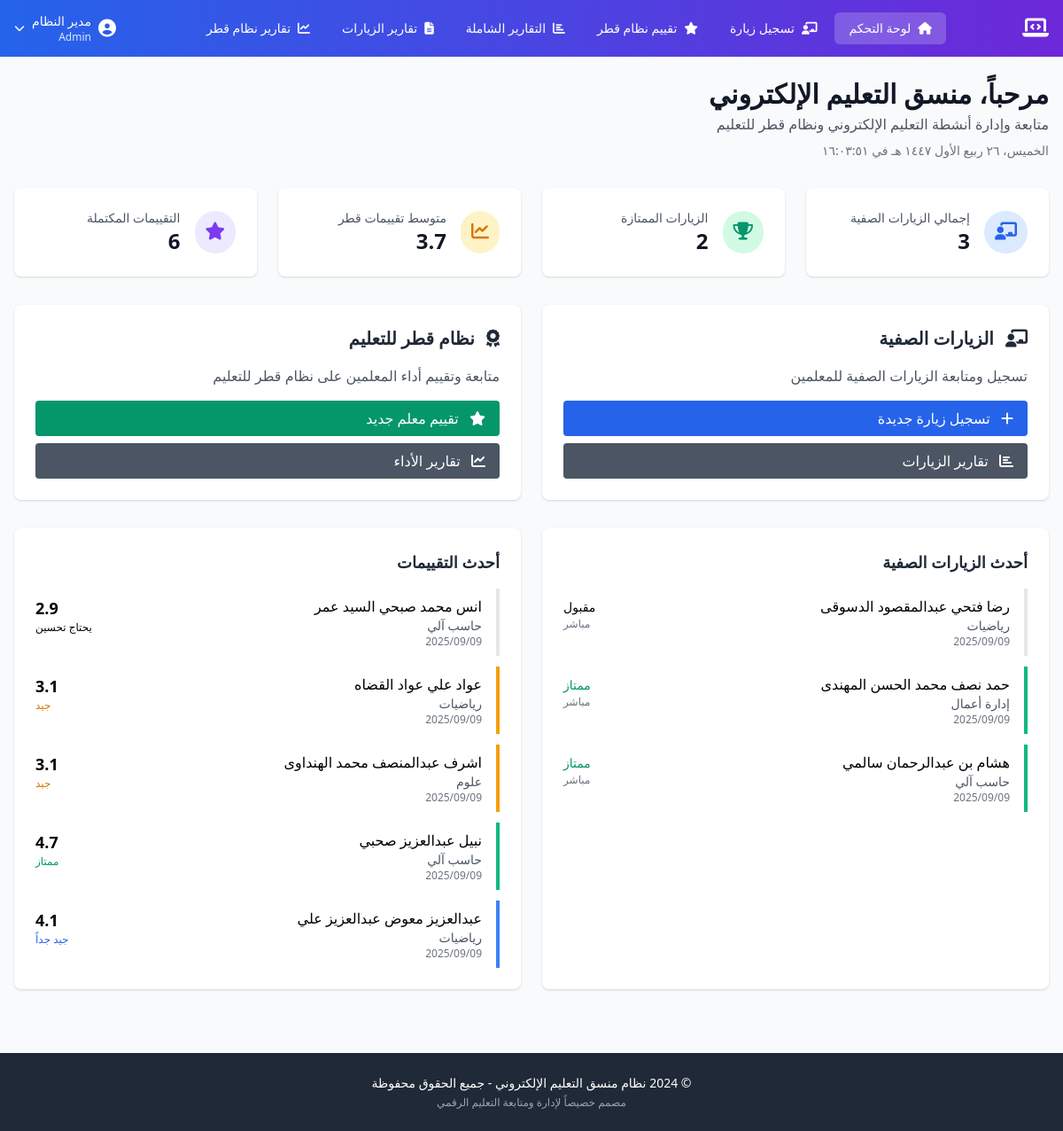
The page /elearning_coordinator_dashboard.php (signed in) on the database as committed earlier.
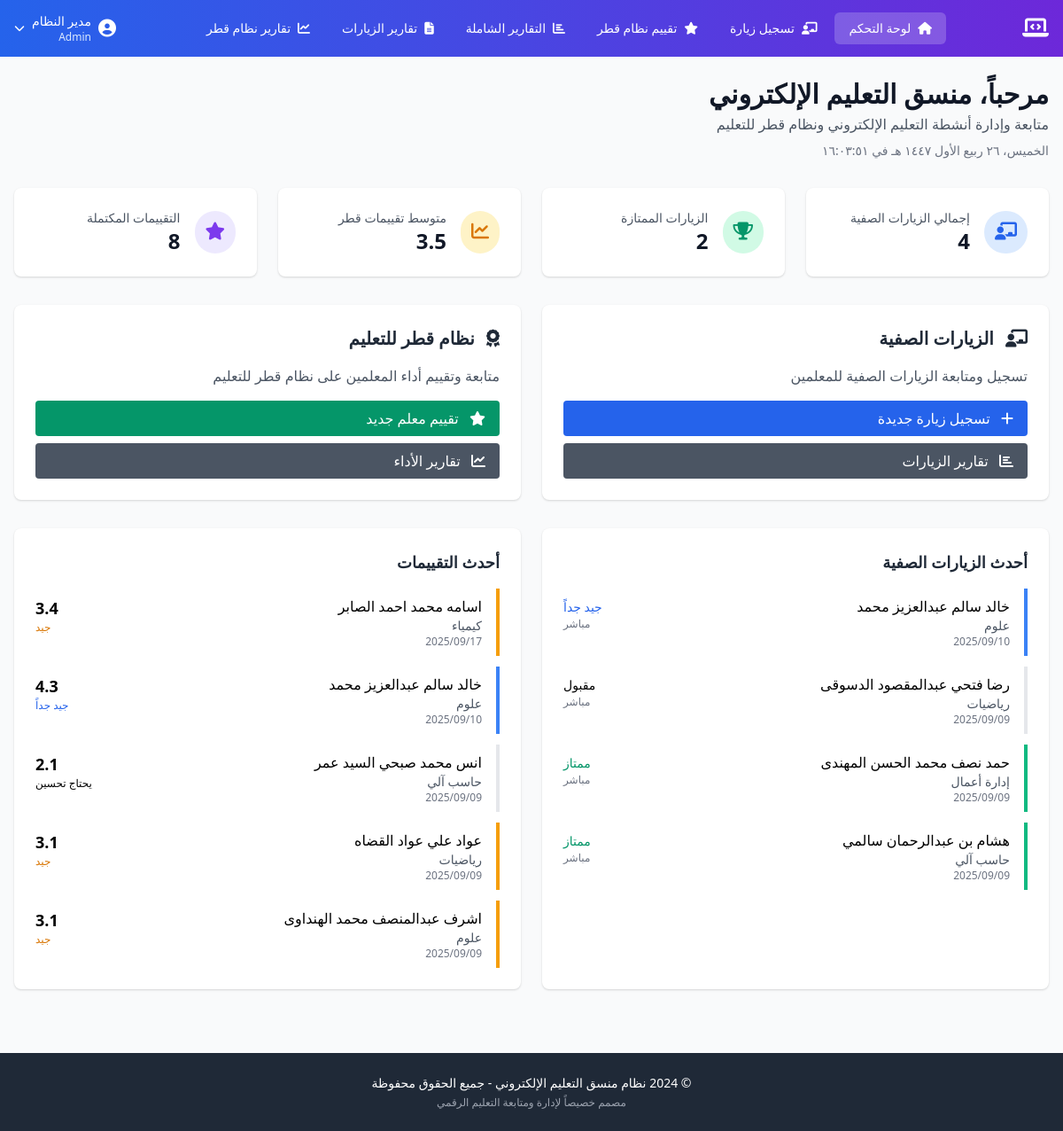
The same page on the database as committed later.
### tables this page shows
CREATE TABLE `elearning_attendance` (
  `id` int NOT NULL,
  `academic_year_id` int NOT NULL,
  `school_id` int NOT NULL,
  `subject_id` int NOT NULL,
  `teacher_id` int NOT NULL,
  `grade_id` int NOT NULL,
  `section_id` int NOT NULL,
  `lesson_date` date NOT NULL,
  `lesson_number` int NOT NULL,
  `num_students` int NOT NULL DEFAULT '0',
  `attendance_students` int NOT NULL DEFAULT '0',
  `attendance_type` enum('direct','remote') DEFAULT 'direct',
  `elearning_tools` json DEFAULT NULL,
  `lesson_topic` varchar(255) NOT NULL,
  `attendance_rating` enum('excellent','very_good','good','acceptable','poor') DEFAULT 'poor',
  `coordinator_id` int NOT NULL,
  `notes` text,
  `created_at` timestamp NULL DEFAULT CURRENT_TIMESTAMP,
  `updated_at` timestamp NULL DEFAULT CURRENT_TIMESTAMP ON UPDATE CURRENT_TIMESTAMP
);

CREATE TABLE `teachers` (
  `id` int NOT NULL,
  `name` varchar(255) NOT NULL,
  `personal_id` varchar(20) NOT NULL,
  `email` varchar(255) DEFAULT NULL,
  `job_title` varchar(50) NOT NULL DEFAULT '????????',
  `phone` varchar(20) DEFAULT NULL,
  `school_id` int NOT NULL,
  `created_at` timestamp NULL DEFAULT CURRENT_TIMESTAMP,
  `updated_at` timestamp NULL DEFAULT CURRENT_TIMESTAMP ON UPDATE CURRENT_TIMESTAMP,
  `user_id` int DEFAULT NULL
);

CREATE TABLE `subjects` (
  `id` int NOT NULL,
  `name` varchar(255) NOT NULL,
  `school_id` int DEFAULT NULL,
  `is_school_specific` tinyint(1) NOT NULL DEFAULT '0',
  `is_active` tinyint(1) NOT NULL DEFAULT '1',
  `created_by` int DEFAULT NULL,
  `updated_by` int DEFAULT NULL,
  `created_at` timestamp NULL DEFAULT CURRENT_TIMESTAMP,
  `updated_at` timestamp NULL DEFAULT CURRENT_TIMESTAMP ON UPDATE CURRENT_TIMESTAMP
);

CREATE TABLE `qatar_system_performance` (
  `id` int NOT NULL,
  `academic_year_id` int NOT NULL,
  `term` enum('first','second') NOT NULL,
  `teacher_id` int NOT NULL,
  `subject_id` int NOT NULL,
  `evaluation_date` date NOT NULL,
  `evaluator_id` int NOT NULL COMMENT 'منسق التعليم الإلكتروني',
  `criteria_scores` json NOT NULL COMMENT 'درجات المعايير - مصفوفة {criterion_id: score}',
  `total_score` decimal(5,2) NOT NULL,
  `performance_level` enum('excellent','very_good','good','needs_improvement','poor') NOT NULL,
  `strengths` text,
  `improvement_areas` text,
  `recommendations` text,
  `follow_up_date` date DEFAULT NULL,
  `notes` text,
  `created_at` timestamp NULL DEFAULT CURRENT_TIMESTAMP,
  `updated_at` timestamp NULL DEFAULT CURRENT_TIMESTAMP ON UPDATE CURRENT_TIMESTAMP
);

### includes/db_connection.php (called while the page is built, shortened)
<?php
$dsn = "mysql:host=" . DB_HOST . ";dbname=" . DB_NAME . ";charset=" . DB_CHARSET;
$options = [
    PDO::ATTR_ERRMODE            => PDO::ERRMODE_EXCEPTION,
    PDO::ATTR_DEFAULT_FETCH_MODE => PDO::FETCH_ASSOC,
    PDO::ATTR_EMULATE_PREPARES   => false,
];
try {
    $pdo = new PDO($dsn, DB_USER, DB_PASS, $options);
    $pdo->exec("SET NAMES utf8mb4");
    $pdo->exec("SET CHARACTER SET utf8mb4");
    $pdo->exec("SET collation_connection = utf8mb4_unicode_ci");
} catch (PDOException $e) {
    die("فشل الاتصال بقاعدة البيانات: " . $e->getMessage());
}
function query($sql, $params = []) {
    global $pdo;
    $stmt = $pdo->prepare($sql);
    $stmt->execute($params);
    return $stmt->fetchAll();
}
function query_row($sql, $params = []) {
    global $pdo;
    $stmt = $pdo->prepare($sql);
    $stmt->execute($params);
    return $stmt->fetch();
}

### includes/functions.php (called while the page is built, shortened)
<?php
function get_active_academic_year() {
    return query_row("SELECT * FROM academic_years WHERE is_active = 1 LIMIT 1");
}

### elearning_coordinator_dashboard.php (the view, shortened to what the changed rows need)
<?php
require_once 'includes/functions.php';
$current_year = get_active_academic_year();
$current_year_id = $current_year ? $current_year['id'] : 2;
$attendance_stats = [];
if ($current_year_id) {
    $attendance_stats = query_row("
        SELECT
            COUNT(*) as total_sessions,
            COUNT(DISTINCT teacher_id) as active_teachers,
            COUNT(DISTINCT subject_id) as unique_subjects,
            COUNT(CASE WHEN attendance_type = 'direct' THEN 1 END) as direct_sessions,
            COUNT(CASE WHEN attendance_type = 'remote' THEN 1 END) as remote_sessions,
            COUNT(CASE WHEN attendance_rating = 'excellent' THEN 1 END) as excellent_sessions,
            COUNT(CASE WHEN attendance_rating = 'very_good' THEN 1 END) as very_good_sessions,
            COUNT(CASE WHEN attendance_rating = 'good' THEN 1 END) as good_sessions,
            COUNT(CASE WHEN attendance_rating = 'acceptable' THEN 1 END) as acceptable_sessions,
            COUNT(CASE WHEN attendance_rating = 'poor' THEN 1 END) as poor_sessions
        FROM elearning_attendance
        WHERE academic_year_id = ?
    ", [$current_year_id]);
}
$qatar_stats = [];
if ($current_year_id) {
    $qatar_stats = query_row("
        SELECT
            COUNT(*) as total_evaluations,
            COUNT(DISTINCT teacher_id) as evaluated_teachers,
            AVG(total_score) as avg_score,
            COUNT(CASE WHEN performance_level = 'excellent' THEN 1 END) as excellent_count,
            COUNT(CASE WHEN performance_level = 'very_good' THEN 1 END) as very_good_count,
            COUNT(CASE WHEN performance_level = 'good' THEN 1 END) as good_count,
            COUNT(CASE WHEN performance_level = 'needs_improvement' THEN 1 END) as needs_improvement_count,
            COUNT(CASE WHEN performance_level = 'poor' THEN 1 END) as poor_count
        FROM qatar_system_performance
        WHERE academic_year_id = ?
    ", [$current_year_id]);
}
$recent_evaluations = [];
if ($current_year_id) {
    $recent_evaluations = query("
        SELECT
            qsp.*,
            t.name as teacher_name,
            s.name as subject_name,
            DATE(qsp.evaluation_date) as eval_date
        FROM qatar_system_performance qsp
        JOIN teachers t ON qsp.teacher_id = t.id
        JOIN subjects s ON qsp.subject_id = s.id
        WHERE qsp.academic_year_id = ?
        ORDER BY qsp.evaluation_date DESC
        LIMIT 5
    ", [$current_year_id]);
}
$recent_visits = [];
if ($current_year_id) {
    $recent_visits = query("
        SELECT
            ea.*,
            t.name as teacher_name,
            s.name as subject_name,
            DATE(ea.lesson_date) as visit_date
        FROM elearning_attendance ea
        JOIN teachers t ON ea.teacher_id = t.id
        JOIN subjects s ON ea.subject_id = s.id
        WHERE ea.academic_year_id = ?
        ORDER BY ea.lesson_date DESC, ea.id DESC
        LIMIT 5
    ", [$current_year_id]);
}
?>
<?php include 'includes/elearning_header.php'; ?>
<div class="min-h-screen bg-gray-50 py-6">
    <div class="max-w-7xl mx-auto px-4">
        <div class="mb-8">
            <h1 class="text-3xl font-bold text-gray-900">مرحباً، منسق التعليم الإلكتروني</h1>
        </div>
        <div class="grid grid-cols-1 md:grid-cols-2 lg:grid-cols-4 gap-6 mb-8">
            <div class="bg-white rounded-lg shadow p-6">
                <div class="flex items-center">
                    <div class="mr-4">
                        <p class="text-sm font-medium text-gray-600">إجمالي الزيارات الصفية</p>
                        <p class="text-2xl font-bold text-gray-900">
                            <?= number_format($attendance_stats['total_sessions'] ?? 0) ?>
                        </p>
                    </div>
                </div>
            </div>
            <div class="bg-white rounded-lg shadow p-6">
                <div class="flex items-center">
                    <div class="mr-4">
                        <p class="text-sm font-medium text-gray-600">متوسط تقييمات قطر</p>
                        <p class="text-2xl font-bold text-gray-900">
                            <?= number_format($qatar_stats['avg_score'] ?? 0, 1) ?>
                        </p>
                    </div>
                </div>
            </div>
            <div class="bg-white rounded-lg shadow p-6">
                <div class="flex items-center">
                    <div class="mr-4">
                        <p class="text-sm font-medium text-gray-600">التقييمات المكتملة</p>
                        <p class="text-2xl font-bold text-gray-900">
                            <?= number_format($qatar_stats['total_evaluations'] ?? 0) ?>
                        </p>
                    </div>
                </div>
            </div>
        </div>
        <div class="grid grid-cols-1 md:grid-cols-2 gap-6 mb-8">
            <div class="bg-white rounded-lg shadow p-6">
                <h2 class="text-xl font-bold text-gray-800 mb-4">
                    <i class="fas fa-chalkboard-teacher ml-2"></i>
                    الزيارات الصفية
                </h2>
            </div>
            <div class="bg-white rounded-lg shadow p-6">
                <h2 class="text-xl font-bold text-gray-800 mb-4">
                    <i class="fas fa-award ml-2"></i>
                    نظام قطر للتعليم
                </h2>
            </div>
        </div>
        <div class="grid grid-cols-1 lg:grid-cols-2 gap-6">
            <div class="bg-white rounded-lg shadow p-6">
                <?php if (empty($recent_visits)): ?>
                    <p class="text-gray-500 text-center py-4">لا توجد زيارات حديثة</p>
                <?php else: ?>
                    <div class="space-y-3">
                        <?php foreach ($recent_visits as $visit): ?>
                            <div class="border-r-4 <?= get_attendance_color($visit['attendance_rating']) ?> pr-4 py-2">
                                <div class="flex justify-between items-start">
                                    <div>
                                        <p class="font-medium"><?= htmlspecialchars($visit['teacher_name']) ?></p>
                                        <p class="text-sm text-gray-600"><?= htmlspecialchars($visit['subject_name']) ?></p>
                                        <p class="text-xs text-gray-500"><?= date('Y/m/d', strtotime($visit['visit_date'])) ?></p>
                                    </div>
                                    <div class="text-left">
                                        <span class="text-sm font-medium <?= get_attendance_text_color($visit['attendance_rating']) ?>">
                                            <?= get_attendance_rating_text($visit['attendance_rating']) ?>
                                        </span>
                                        <p class="text-xs text-gray-500">
                                            <?= $visit['attendance_type'] == 'direct' ? 'مباشر' : 'عن بُعد' ?>
                                        </p>
                                    </div>
                                </div>
                            </div>
                        <?php endforeach; ?>
                    </div>
                <?php endif; ?>
            </div>
            <div class="bg-white rounded-lg shadow p-6">
                <?php if (empty($recent_evaluations)): ?>
                    <p class="text-gray-500 text-center py-4">لا توجد تقييمات حديثة</p>
                <?php else: ?>
                    <div class="space-y-3">
                        <?php foreach ($recent_evaluations as $eval): ?>
                            <div class="border-r-4 <?= get_performance_color($eval['performance_level']) ?> pr-4 py-2">
                                <div class="flex justify-between items-start">
                                    <div>
                                        <p class="font-medium"><?= htmlspecialchars($eval['teacher_name']) ?></p>
                                        <p class="text-sm text-gray-600"><?= htmlspecialchars($eval['subject_name']) ?></p>
                                        <p class="text-xs text-gray-500"><?= date('Y/m/d', strtotime($eval['eval_date'])) ?></p>
                                    </div>
                                    <div class="text-left">
                                        <span class="text-lg font-bold"><?= number_format($eval['total_score'], 1) ?></span>
                                        <p class="text-xs <?= get_performance_text_color($eval['performance_level']) ?>">
                                            <?= get_performance_text($eval['performance_level']) ?>
                                        </p>
                                    </div>
                                </div>
                            </div>
                        <?php endforeach; ?>
                    </div>
                <?php endif; ?>
            </div>
        </div>
    </div>
</body>
</html>
<?php
function get_performance_color($level) {
    switch ($level) {
        case 'excellent': return 'border-green-500';
        case 'very_good': return 'border-blue-500';
        case 'good': return 'border-yellow-500';
        case 'needs_improvement': return 'border-orange-500';
    }
}
function get_performance_text_color($level) {
    switch ($level) {
        case 'excellent': return 'text-green-600';
        case 'very_good': return 'text-blue-600';
        case 'good': return 'text-yellow-600';
        case 'needs_improvement': return 'text-orange-600';
    }
}
function get_performance_text($level) {
    switch ($level) {
        case 'excellent': return 'ممتاز';
        case 'very_good': return 'جيد جداً';
        case 'good': return 'جيد';
        case 'needs_improvement': return 'يحتاج تحسين';
    }
}
function get_attendance_color($rating) {
    switch ($rating) {
        case 'excellent': return 'border-green-500';
        case 'very_good': return 'border-blue-500';
        case 'acceptable': return 'border-orange-500';
    }
}
function get_attendance_text_color($rating) {
    switch ($rating) {
        case 'excellent': return 'text-green-600';
        case 'very_good': return 'text-blue-600';
        case 'acceptable': return 'text-orange-600';
    }
}
function get_attendance_rating_text($rating) {
    switch ($rating) {
        case 'excellent': return 'ممتاز';
        case 'very_good': return 'جيد جداً';
        case 'acceptable': return 'مقبول';
    }
}
?>
<?php include 'includes/elearning_footer.php'; ?>

Rows that differ between the two databases and show on the page:
no longer on this page (row edited): qatar_system_performance: teacher.name "نبيل عبدالعزيز صحبي", subject.name "حاسب آلي", eval_date "2025/09/09", total_score "4.7", performance_level "ممتاز"
no longer on this page (row unchanged): qatar_system_performance: teacher.name "عبدالعزيز معوض عبدالعزيز علي", subject.name "رياضيات", eval_date "2025/09/09", total_score "4.1", performance_level "جيد جداً"
added elearning_attendance: teacher.name "خالد سالم عبدالعزيز محمد", subject.name "علوم", visit_date "2025/09/10", attendance_rating "جيد جداً", attendance_type "مباشر"
added qatar_system_performance: teacher.name "اسامه محمد احمد الصابر", subject.name "كيمياء", eval_date "2025/09/17", total_score "3.4", performance_level "جيد"
added qatar_system_performance: teacher.name "خالد سالم عبدالعزيز محمد", subject.name "علوم", eval_date "2025/09/10", total_score "4.3", performance_level "جيد جداً"
changed qatar_system_performance "يحتاج تحسين": total_score "2.9" → "2.1"
Other text that changed with them:
$attendance_stats['total_sessions']: "3" → "4"
$qatar_stats['avg_score']: "3.7" → "3.5"
$qatar_stats['total_evaluations']: "6" → "8"
